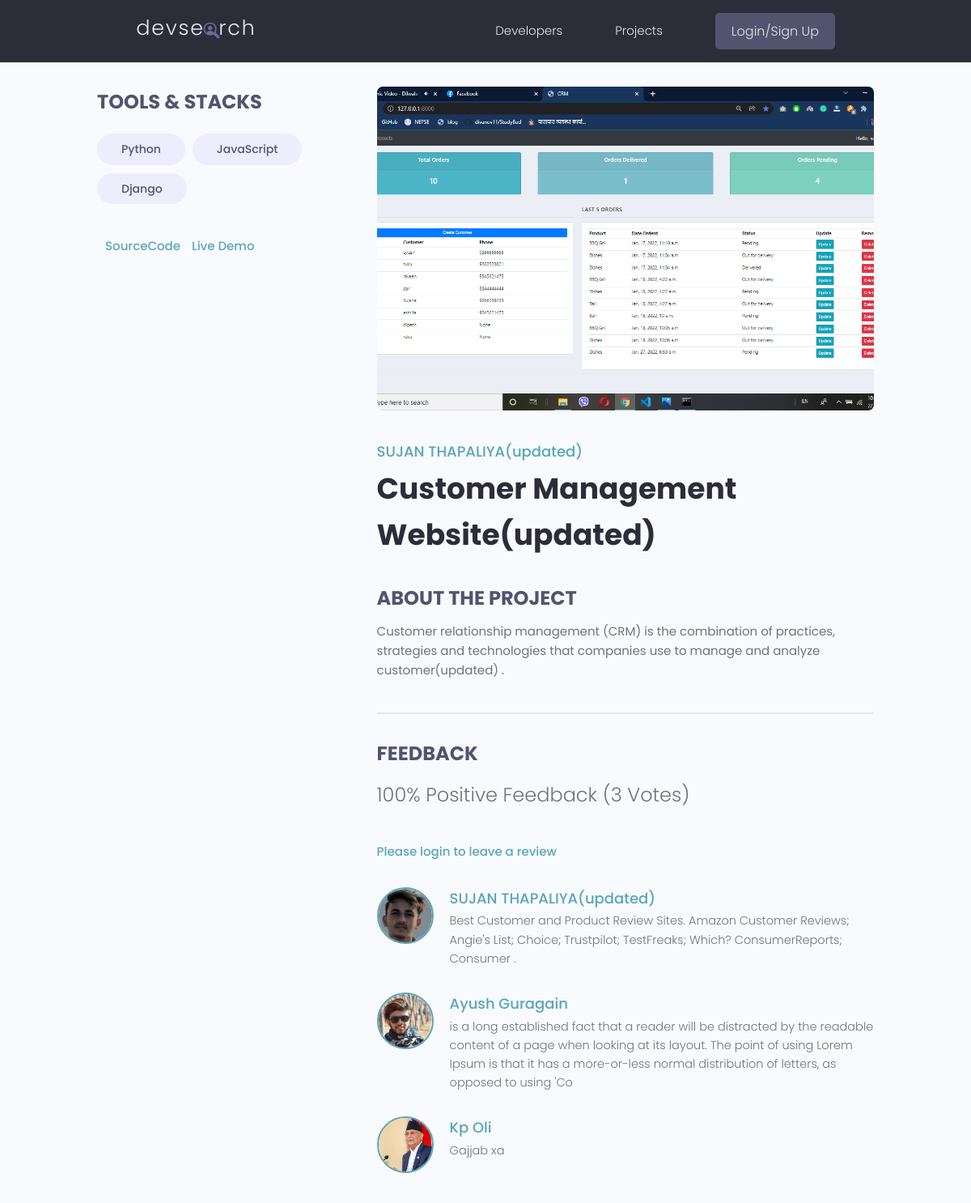
/projects/project/07e21bc9-33b9-4e11-80b8-df6cd7e67ab6/, run on the app's committed database.
### projects/models.py (models this page shows, shortened)
class Tag(models.Model):
    name = models.CharField(max_length=200)
    created = models.DateTimeField(auto_now_add=True)
    id = models.UUIDField(default=uuid.uuid4, unique=True,primary_key=True, editable=False)
    def __str__(self):
        return self.name

class Project(models.Model):
    owner = models.ForeignKey(Profile, null=True, blank=True, on_delete=models.CASCADE)
    title = models.CharField(max_length=200)
    description = models.TextField(null=True, blank=True)
    featured_image = models.ImageField(
        null=True, blank=True, default="default.jpg")
    demo_link = models.CharField(max_length=2000, null=True, blank=True)
    source_link = models.CharField(max_length=2000, null=True, blank=True)
    tags = models.ManyToManyField('Tag', blank=True)
    vote_total = models.IntegerField(default=0, null=True, blank=True)
    vote_ratio = models.IntegerField(default=0, null=True, blank=True)
    created = models.DateTimeField(auto_now_add=True)
    id = models.UUIDField(default=uuid.uuid4, unique=True,primary_key=True, editable=False)
    class Meta:
        ordering = ['-vote_ratio', '-vote_total', 'title']
    @property
    def imageURL(self):
        try:
            url = self.featured_image.url
        except:
            url = ''
        return url
    @property
    def reviewers(self):
        queryset = self.review_set.all().values_list('owner__id', flat=True)
        return queryset

class Review(models.Model):
    VOTE_TYPE = (
        ('up', 'Up Vote'),
        ('down', 'Down Vote'),
    )
    owner = models.ForeignKey(Profile, on_delete=models.CASCADE, null=True)
    project = models.ForeignKey(Project, on_delete=models.CASCADE)
    body = models.TextField(null=True, blank=True)
    value = models.CharField(max_length=200, choices=VOTE_TYPE)
    created = models.DateTimeField(auto_now_add=True)
    id = models.UUIDField(default=uuid.uuid4, unique=True,primary_key=True, editable=False)
    class Meta:
        unique_together = [['owner', 'project']]

### users/models.py (models this page shows, shortened)
class Profile(models.Model):
    user = models.OneToOneField(User, on_delete=models.CASCADE, null=True, blank=True)
    name = models.CharField(max_length=200, blank=True, null=True)
    email = models.EmailField(max_length=500, blank=True, null=True)
    username = models.CharField(max_length=200, blank=True, null=True)
    location = models.CharField(max_length=200, blank=True, null=True)
    short_intro = models.CharField(max_length=200, blank=True, null=True)
    bio = models.TextField(blank=True, null=True)
    profile_image = models.ImageField(null=True, blank=True, upload_to='profiles/', default="profiles/user-default.png")
    social_github = models.CharField(max_length=200, blank=True, null=True)
    social_twitter = models.CharField(max_length=200, blank=True, null=True)
    social_linkedin = models.CharField(max_length=200, blank=True, null=True)
    social_youtube = models.CharField(max_length=200, blank=True, null=True)
    social_website = models.CharField(max_length=200, blank=True, null=True)
    created = models.DateTimeField(auto_now_add=True)
    id = models.UUIDField(default=uuid.uuid4, unique=True,primary_key=True, editable=False)
    class Meta:
        ordering = ['created']

### projects/views.py (the view, shortened to what this page needs)
# urls.py: path('project/<str:pk>/', views.ProjectRUD.as_view()),
def project(request, pk):
    projectObj = Project.objects.get(id=pk)
    form = ReviewForm()
    return render(request, 'projects/single-project.html', {'project': projectObj, 'form': form})

### projects/templates/projects/single-project.html (shortened to what this page needs)
{% extends 'main.html' %}
{% block content %}
<main class="singleProject my-md">
    <div class="container">
        <div class="layout">
            <div class="column column--1of3">
                <h3 class="singleProject__subtitle">Tools & Stacks</h3>
                <div class="singleProject__toolStack">
                    {% for tag in project.tags.all %}
                    <span class="tag tag--pill tag--sub tag--lg">
                        <small>{{tag}}</small>
                    </span>
                    {% endfor %}
                </div>
                {% if project.source_link %}
                <a class="singleProject__liveLink" href="{{project.source_link}}" target="_blank">SourceCode</a>
                {% endif %}
                {% if project.demo_link %}
                <a class="singleProject__liveLink" href="{{project.source_link}}" target="_blank">Live Demo</a>
                {% endif %}
            </div>
            <div class="column column--2of3">
                <img class="singleProject__preview" src="{{ project.imageURL }}" alt="portfolio thumbnail" />
                <a href="{% url 'user-profile' project.owner.id  %}"
                    class="singleProject__developer">{{project.owner.name}}</a>
                <h2 class="singleProject__title">{{project.title}}</h2>
                <h3 class="singleProject__subtitle">About the Project</h3>
                <div class="singleProject__info">
                    {{project.description}}
                </div>
                <div class="comments">
                    <h3 class="singleProject__subtitle">Feedback</h3>
                    <h5 class="project--rating">
                        {{project.vote_ratio}}% Positive Feedback ({{project.vote_total}}
                        Vote{{project.vote_total|pluralize:"s"}})
                    </h5>
                    {% if request.user.profile.id in project.reviewers %}
                    <p>You have already submitted your review for this project</p>
                    {% elif request.user.profile == project.owner %}
                    <p>You cannot review your own work</p>
                    {% else %}
                    <a href="{% url 'login' %}?next={{request.path}}">Please login to leave a review</a>
                    {% endif %}
                    <div class="commentList">
                        {% for review in project.review_set.all %}
                        {% if review.body %}
                        <div class="comment">
                            <a href="{% url 'user-profile' review.owner.id  %}">
                                <img class="avatar avatar--md" src="{{review.owner.profile_image.url}}" alt="user" />
                            </a>
                            <div class="comment__details">
                                <a href="{% url 'user-profile' review.owner.id  %}"
                                    class="comment__author">{{review.owner.name}}</a>
                                <p class="comment__info">{{review.body|linebreaksbr}}</p>
                            </div>
                        </div>
                        {% endif %}
                        {% endfor %}
                    </div>
                </div>
            </div>
        </div>
    </div>
</main>
{% endblock %}

### static/styles/app.css (style rules this page uses)
:root { --color-sub: #2d2d39; }
img { width: 100%; }
.singleProject .column--1of3 { order: 2; }
@media screen and (min-width: 1081px) { .singleProject .column--1of3 { order: 1; } }
@media screen and (min-width: 1081px) { .singleProject .column--2of3 { order: 2; } }
.singleProject__toolStack { margin-top: 2rem; margin-bottom: 4rem; }
.singleProject__liveLink { font-weight: 500; transition: all 0.3s ease-in-out; border-bottom: 2px solid transparent; }
.singleProject__preview { height: 50vh; object-fit: cover; object-position: top center; margin-bottom: 3rem; border-radius: 0.7rem; }
.singleProject__developer { font-size: 1.8rem; font-weight: 500; }
.singleProject__title { font-size: 3.6rem; font-weight: 700; color: var(--color-sub); margin-bottom: 3rem; }
.project--rating { margin-bottom: 1.6em; margin-top: .5em; }
.singleProject__subtitle { text-transform: uppercase; font-size: 2.4rem; font-weight: 700; color: var(--color-sub-light); margin-bottom: 1rem; }
.comments { margin-top: 4rem; padding-top: 3rem; border-top: 2px solid var(--color-light); }
.commentList { margin: 3rem 0; }
.comment { display: flex; gap: 2rem; }
.comment:not(:last-child) { margin-bottom: 3rem; }
.comment__author { font-size: 1.8rem; }
.comment__info { font-size: 1.45rem; }

### static/uikit/styles/modules/_variables.css (style rules this page uses)
:root { --color-main: #5aa5b9; --color-main-light: #e6faff; --color-sub: #3f4156; --color-sub-light: #51546e; --color-sub-lighter: #ededfd; --color-text: #737373; --color-gray: #8b8b8b; --color-light: #e5e7eb; --color-light-gray: #767676; --color-bg: #f8fafd; --color-white: #fffefd; --color-white-light: #f3f3f3; --color-success: #359e64; --color-success-bg: #def8e8; --color-error: #fc4b0b; --color-error-bg: #fff2ee; --font-base: 'Poppins', arial, helvetica, 'Segoe UI', roboto, ubuntu, sans-serif; --font-monospace: 'Fira Code', 'Courier New', courier, monospace; --font-regular: 300; --font-medium: 500; --font-bold: 700; --generic-shadow: 1px 1px 5px #00000010; --generic-transition: all 0.3s ease-in-out; }

### static/uikit/styles/modules/_base.css (style rules this page uses)
* { margin: 0; padding: 0; box-sizing: border-box; text-rendering: optimizeLegibility; color: inherit; font-size: inherit; }
html { font-size: 50%; }
@media only screen and (min-width: 480px) { html { font-size: 56.25%; } }
@media only screen and (min-width: 1200px) { html { font-size: 62.5%; } }
body { line-height: 1.6; font-weight: 400; font-size: 1.5rem; color: var(--color-text); background-color: var(--color-bg); min-height: 100vh; }

### static/uikit/styles/modules/_typography.css (style rules this page uses)
* { font-family: var(--font-base); }
h2 { font-size: 3.6rem; font-weight: var(--font-bold); }
h3 { font-size: 3.2rem; font-weight: var(--font-medium); }
h5 { font-size: 2.4rem; font-weight: var(--font-medium); }
h5, h6 { font-weight: var(--font-regular); }
p, span, strong { font-size: 1.6rem; color: var(--color-text); font-weight: var(--font-regular); }
a { padding-bottom: 2px; text-decoration: none; display: inline-block; color: var(--color-main); font-weight: var(--font-medium); }

### static/uikit/styles/modules/_utilities.css (style rules this page uses)
.container { width: 92%; max-width: 165rem; margin: 0 auto; box-sizing: border-box; }
@media screen and (min-width: 1000px) { .container { width: 90%; } }
@media screen and (min-width: 1200px) { .container { width: 80%; } }
.my-md { margin: 3rem auto; }

### static/uikit/styles/modules/_avatar.css (style rules this page uses)
.avatar { border-radius: 50%; border: 2px solid var(--color-main); object-fit: cover; }
.avatar--md { height: 7rem; width: 7rem; }

### static/uikit/styles/modules/_tag.css (style rules this page uses)
.tag { display: inline-flex; align-items: center; background-color: var(--color-sub); height: -webkit-fit-content; height: -moz-fit-content; height: fit-content; width: -webkit-fit-content; width: -moz-fit-content; width: fit-content; border-radius: 0.5rem; padding: 0.5rem 1.5rem; font-size: 1.2rem; cursor: pointer; }
.tag:not(:last-child) { margin-right: 0.25rem; margin-bottom: 0.75rem; }
.tag > small { color: var(--color-white); }
.tag--pill { border-radius: 5rem; }
.tag--sub, .tag--sub > small { background: var(--color-sub-lighter); color: var(--color-sub-light); font-weight: 500; }
.tag--lg { padding: 0.8rem 3rem; font-size: 1.4rem; }
.tag--lg:not(:last-child) { margin-right: 0.5rem; margin-bottom: 1rem; }

### static/uikit/styles/modules/_layout.css (style rules this page uses)
.layout { display: flex; flex-flow: row wrap; justify-content: space-between; }
.layout > .column { margin-bottom: 3rem; }
.layout > .column.column--1of3 { flex-basis: 30%; }
.layout > .column.column--2of3 { flex-basis: 64%; }

### data on the page
Tag: name "Python"
Tag: name "JavaScript"
Tag: name "Django"
Project: imageURL (picture), owner.name "SUJAN THAPALIYA(updated)", title "Customer Management Website(updated)", description "Customer relationship management (CRM) is the combination of practices, strategies and technologies that companies use to manage and analyze customer(updated) .", vote_ratio "100", vote_total "3"
Review: owner.profile_image (picture), owner.name "SUJAN THAPALIYA(updated)", body "Best Customer and Product Review Sites. Amazon Customer Reviews; Angie's List; Choice; Trustpilot; TestFreaks; Which? ConsumerReports; Consumer ."
Review: owner.profile_image (picture), owner.name "Ayush Guragain", body "is a long established fact that a reader will be distracted by the readable content of a page when looking at its layout. The point of using Lorem Ipsum is that it has a more-or-less normal distribution of letters, as opposed to using 'Co"
Review: owner.profile_image (picture), owner.name "Kp Oli", body "Gajjab xa"
